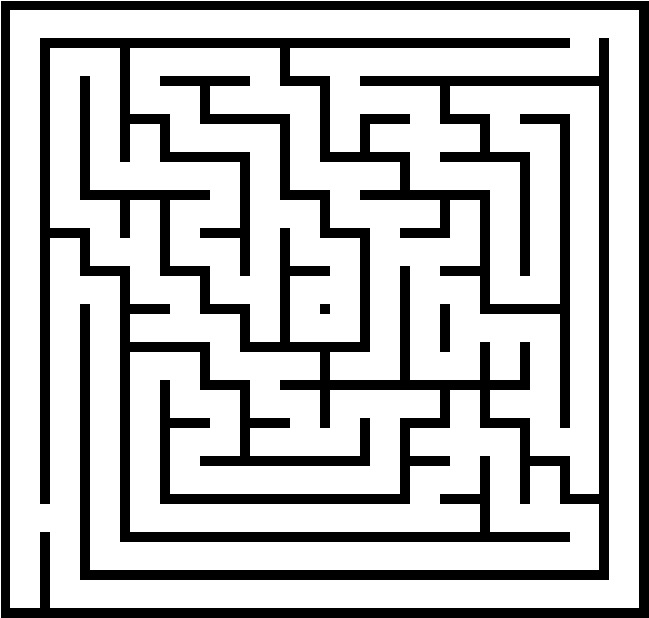
#> input picture exam16.jpg, 649 x 618 px
$ python -i 'Micro-mouse-solution ( plus court).py'   (imports and definitions only)
#> lines starting #> are read from the running program, lines starting #| are printed output that depends on the picture; after the words box and inside, x2 and y2 are one past the last pixel; in counts of white or black regions, pixels touching at a corner belong together
#!/usr/bin/env python3
"""
╔══════════════════════════════════════════════════════════════════════════════╗
║                  CHAMPION MICROMOUSE 2024 – VERSION FINALE ULTIME             ║
║                                                                              ║
║  → A* pur (Manhattan) : chemin le plus court garanti                         ║
║  → Exploration intelligente + flood-fill optimisé (deque)                   ║
║  → Détection parfaite de la zone 3×3 (32×32)                                 ║
║  → Retour différent + Speed Run absolu le plus court                         ║
║  → Temps d'exécution affiché pour chaque phase                               ║
║  → Commentaires détaillés pour comprendre l'algorithme comme un pro         ║
╚══════════════════════════════════════════════════════════════════════════════╝
"""

import cv2
import numpy as np
import matplotlib.pyplot as plt
from matplotlib.patches import Rectangle
import heapq
from collections import deque
import os
import time  # Pour mesurer le temps

# ====================== DÉTECTION DES MURS ======================
class WallMazeDetector:
    """
    Transforme une image de labyrinthe en grille binaire avec murs (N=1, E=2, S=4, W=8)
    Utilise OpenCV : seuillage + fermeture morphologique → robuste aux imperfections
    """
    def __init__(self, image_path: str, grid_size: int = 16):
        self.image_path = image_path
        self.grid_size = grid_size
        self.grid = np.zeros((grid_size, grid_size), dtype=int)

    def detect_walls(self):
        img = cv2.imread(self.image_path)
#> img is the input picture: shape (618, 649, 3); min 0, max 255, mean 185
        if img is None:
            raise ValueError("Image introuvable ! Vérifiez le chemin.")

        # Conversion + seuillage inverse (noir = mur → blanc)
        gray = cv2.cvtColor(img, cv2.COLOR_BGR2GRAY)
        _, binary = cv2.threshold(gray, 127, 255, cv2.THRESH_BINARY_INV)
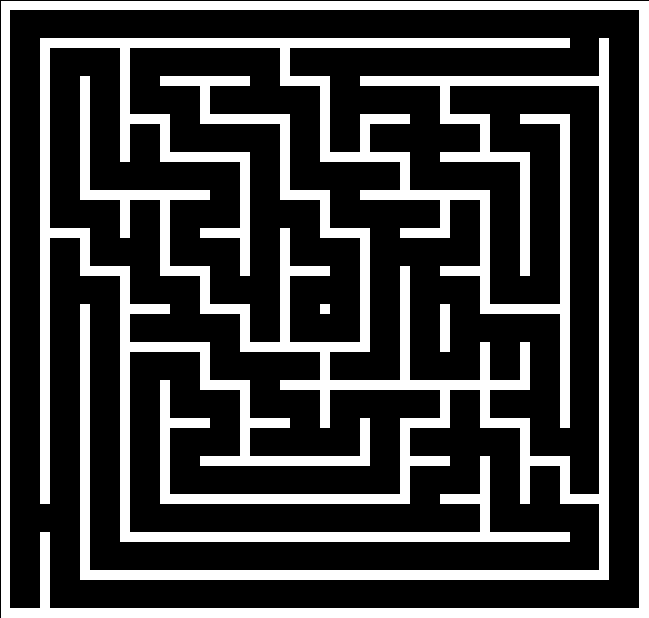
#> binary: shape (618, 649); 27.5% white; 5 white regions, box (x1, y1, x2, y2) and area: (80, 38, 609, 580) 45250, (40, 38, 570, 542) 39900, (1, 1, 649, 618) 24434, (440, 304, 450, 352) 480, (320, 304, 330, 314) 100

        # Fermeture morphologique : comble les petits trous dans les murs
        kernel = np.ones((5,5), np.uint8)
        binary = cv2.morphologyEx(binary, cv2.MORPH_CLOSE, kernel, iterations=3)
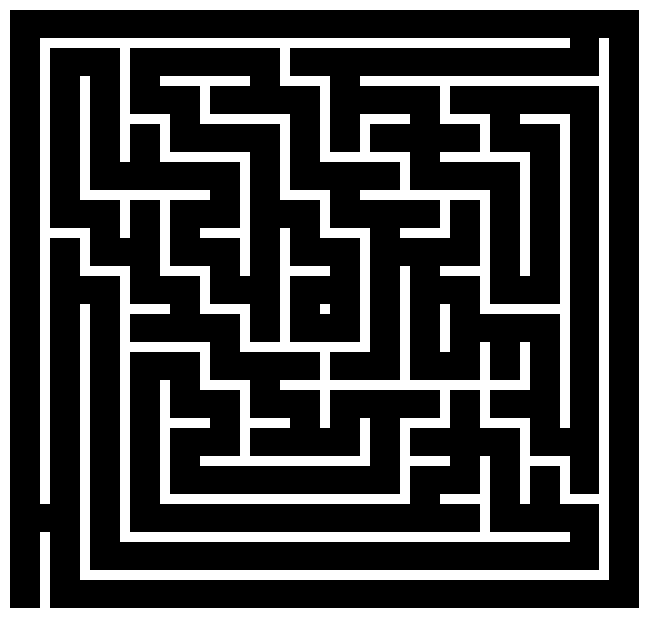
#> binary: shape (618, 649); 27.8% white; 5 white regions, box (x1, y1, x2, y2) and area: (80, 38, 609, 580) 45250, (40, 38, 570, 542) 39900, (0, 0, 649, 618) 25700, (440, 304, 450, 352) 480, (320, 304, 330, 314) 100

        h, w = binary.shape
#> h = 618; w = 649
        cell_h, cell_w = h / self.grid_size, w / self.grid_size
#> cell_h = 38.62; cell_w = 40.56
        thick = max(3, int(min(cell_h, cell_w) * 0.15))  # Épaisseur du mur
#> thick = 5
        margin = int(min(cell_h, cell_w) * 0.25)         # Marge intérieure
#> margin = 9

        # Parcours de chaque cellule
        for i in range(self.grid_size):
            for j in range(self.grid_size):
                yn, ys = i * cell_h, (i+1) * cell_h
                xw, xe = j * cell_w, (j+1) * cell_w

                # Vérification des 4 murs (N, S, W, E)
                if i == 0 or self._check(binary, yn - thick, yn + thick, xw + margin, xe - margin):
                    self.grid[i, j] |= 1   # Mur Nord
                if i == self.grid_size-1 or self._check(binary, ys - thick, ys + thick, xw + margin, xe - margin):
                    self.grid[i, j] |= 4   # Mur Sud
                if j == 0 or self._check(binary, yn + margin, ys - margin, xw - thick, xw + thick):
                    self.grid[i, j] |= 8   # Mur Ouest
                if j == self.grid_size-1 or self._check(binary, yn + margin, ys - margin, xe - thick, xe + thick):
                    self.grid[i, j] |= 2   # Mur Est
        return self.grid

    def _check(self, img, y1, y2, x1, x2, thresh=0.3):
        """Vérifie si une région contient assez de pixels noirs (mur)"""
        y1, y2 = max(0, int(y1)), min(img.shape[0], int(y2))
        x1, x2 = max(0, int(x1)), min(img.shape[1], int(x2))
        region = img[y1:y2, x1:x2]
        return np.mean(region == 255) > thresh if region.size > 0 else False


# ====================== ROBOT CHAMPION 2024 ======================
class PureSpeedMicromouse:
    """
    Algorithme complet en 3 phases :
    1. Exploration → découvre tout + trouve le but
    2. Retour différent → revient par un autre chemin
    3. Speed Run → trajet le plus court absolu (A*)
    """
    # [330 lines left out: functions __init__, find_start, is_goal_zone_32x32, find_goal, neighbors_known, update_flood and 5 more, not called in this run]

# [2 lines not run here, left out]

>>> result = WallMazeDetector('exam16.jpg').detect_walls()

$ run again, on mmaaaaze.jpg
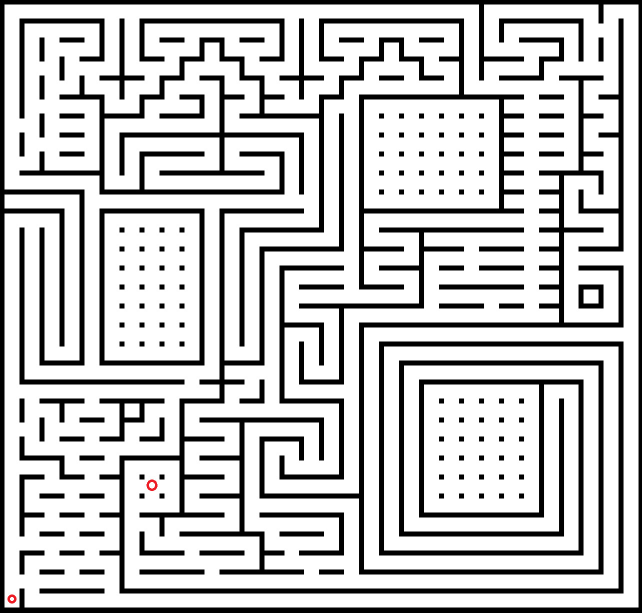
#> input picture mmaaaaze.jpg, 1284 x 1225 px (shown at 1/2 size)
#> in detect_walls, img is the input picture: shape (1225, 1284, 3); mean B, G, R 194.5, 194.5, 194.5
#> in detect_walls, `_, binary = cv2.threshold(gray, 127, 255, cv2.THRESH_BINARY_INV)`:
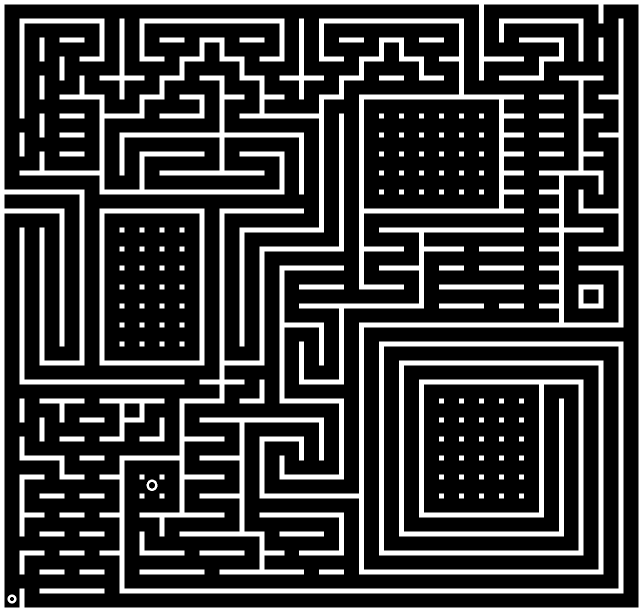
#> binary: shape (1225, 1284) (shown at 1/2 size); 23.7% white; 167 white regions, largest, box (x1, y1, x2, y2) and area: (199, 227, 1247, 1187) 67450, (0, 0, 1284, 1225) 59112, (519, 151, 1247, 1149) 50400
